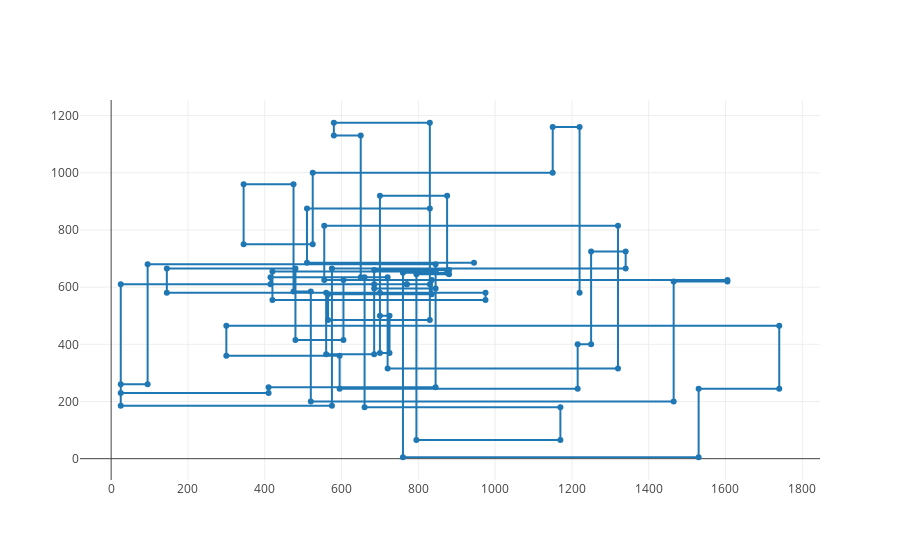

Notebook source saved alongside this figure:
### Code cell
assert mk_best_path is not None
print("Best length:", mk_best_length)
draw_path(mk_best_path, tsp_df)
